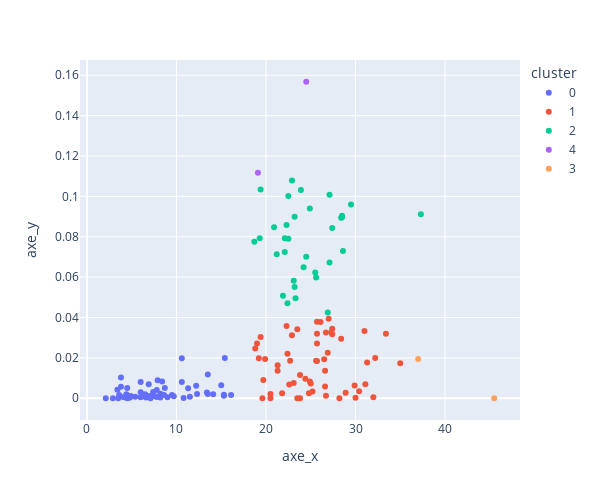

Notebook code cell kept with this figure:
### Markdown cell above
Apply the method to our datasets made of 2 variables ("Obesity" vs "Deaths")

### Code cell
# Mean-Shift
from sklearn.cluster import MeanShift, estimate_bandwidth


X  = fat_quantity_clean.loc[:, ['Obesity', 'Deaths']]
X_norm = scaler.fit_transform(X)

meanshift = MeanShift(bandwidth=1.001)
meanshift.fit_predict(X_norm)

df = pd.DataFrame(
    {
        'axe_x' : X['Obesity'],
        'axe_y' : X['Deaths'],
        'cluster' : meanshift.fit_predict(X_norm).astype(str)
    }
)

px.scatter(df, 
           x='axe_x',
           y='axe_y', 
           color="cluster",
           width=600,
           height=500)

### Figure 1 — Plotly figure (JSON) as saved in the notebook; plotly's stock layout.template omitted (floating-point values rounded to 4 significant figures)
{"data": [{"hovertemplate": "cluster=0<br>axe_x=%{x}<br>axe_y=%{y}<extra></extra>", "legendgroup": "0", "marker": {"color": "#636efa", "symbol": "circle"}, "mode": "markers", "name": "0", "orientation": "v", "showlegend": true, "type": "scatter", "x": [4.5, 6.8, 3.4, 8.2, 16.1, 4.5, 10.6, 3.5, 9.5, 6.3, 4.8, 6.6, 8.4, 9, 12.2, 13.5, 3.6, 13.4, 8.7, 9.7, 6.6, 8.2, 3.8, 6.9, 4.4, 6, 4.9, 15.4, 4.5, 13.5, 8.6, 4.5, 4.7, 15.3, 7.9, 7.1, 11.3, 11.5, 6, 15, 3.8, 4.7, 7.8, 7.8, 6, 4.8, 10.6, 7.4, 7.5, 5.4, 7.4, 10.8, 2.9, 7.1, 4.1, 7.1, 15.3, 2.1, 14.1, 6.5, 12.3], "xaxis": "x", "y": [0.005058, 0.001144, 0.004175, 0.0003604, 0.00164, 0.0003397, 0.01978, 0, 0.001666, 0.001304, 0.0006044, 0.000339, 0.008264, 0.0005081, 0.006174, 0.01178, 0.001574, 0.002824, 0.005089, 0.001052, 0.0006369, 0.002283, 0.01026, 0.006976, 0.002008, 0.002976, 0.001159, 0.0199, 0, 0.002054, 0.001641, 0.0009353, 0.0009775, 0.001278, 0.008872, 0.0009925, 0.004903, 0.0007905, 0.0004588, 0.006415, 0.005721, 0.000339, 0.0005807, 0.004031, 0.007991, 0.0004324, 0.008095, 0.00209, 0.0009402, 0.000702, 0.00309, 9.018e-05, 0, 0.0007972, 0.0004897, 3.516e-05, 0.001791, 3.638e-05, 0.002032, 0.001996, 0.002079], "yaxis": "y"}, {"hovertemplate": "cluster=1<br>axe_x=%{x}<br>axe_y=%{y}<extra></extra>", "legendgroup": "1", "marker": {"color": "#EF553B", "symbol": "circle"}, "mode": "markers", "name": "1", "orientation": "v", "showlegend": true, "type": "scatter", "x": [22.3, 26.6, 30.4, 19.9, 24.8, 26.6, 25.7, 26.7, 22.6, 21.3, 28.2, 26.9, 31.1, 22.7, 23.8, 30, 24.9, 25.7, 27.4, 18.8, 19.2, 20.5, 19.4, 23.1, 27.4, 26.7, 24.4, 33.4, 21.3, 25.7, 31.3, 28.4, 31, 19.6, 25.6, 32, 21.8, 25, 22.9, 19, 25.7, 23.8, 35, 23.5, 22.4, 20.5, 27, 26.5, 19.7, 27.3, 32.2, 26.1, 29.9, 28.9, 23.5, 25.2], "xaxis": "x", "y": [0.0358, 0.005882, 0.003526, 0.01945, 0.002439, 0.01358, 0.03788, 0.001214, 0.006794, 0.0163, 0, 0.02251, 0.006888, 0.01859, 0.01157, 0.0002232, 0.008338, 0.02717, 0.03446, 0.0246, 0.01982, 0.002052, 0.0303, 0.007609, 0.03173, 0.0326, 0.009719, 0.0319, 0.01363, 0.01851, 0.01773, 0.02953, 0.03333, 0, 0.01852, 0.0005013, 0.002456, 0.007295, 0.03123, 0.02717, 0.03193, 0, 0.01729, 0.03421, 0.02206, 0, 0.03933, 0.01934, 0.008985, 0.03273, 0.01988, 0.0378, 0.00632, 0.00269, 0, 0.003351], "yaxis": "y"}, {"hovertemplate": "cluster=2<br>axe_x=%{x}<br>axe_y=%{y}<extra></extra>", "legendgroup": "2", "marker": {"color": "#00cc96", "symbol": "circle"}, "mode": "markers", "name": "2", "orientation": "v", "showlegend": true, "type": "scatter", "x": [28.5, 20.9, 21.9, 22.4, 18.7, 19.4, 22.3, 27.4, 22.1, 27.1, 28.5, 19.3, 23.2, 23.3, 28.6, 25.5, 26.9, 22.9, 24.2, 28.4, 24.9, 23.1, 23.9, 22.5, 25.6, 23.2, 24.5, 22.5, 27.1, 22.1, 21.2, 29.5, 37.3], "xaxis": "x", "y": [0.09044, 0.08468, 0.05082, 0.04702, 0.07757, 0.1034, 0.08585, 0.08428, 0.07927, 0.06729, 0.08967, 0.07924, 0.08992, 0.0495, 0.073, 0.06233, 0.04249, 0.1078, 0.06487, 0.08944, 0.09405, 0.05821, 0.1032, 0.07896, 0.05984, 0.05509, 0.07013, 0.1002, 0.1008, 0.07241, 0.07128, 0.09604, 0.09109], "yaxis": "y"}, {"hovertemplate": "cluster=4<br>axe_x=%{x}<br>axe_y=%{y}<extra></extra>", "legendgroup": "4", "marker": {"color": "#ab63fa", "symbol": "circle"}, "mode": "markers", "name": "4", "orientation": "v", "showlegend": true, "type": "scatter", "x": [24.5, 19.1], "xaxis": "x", "y": [0.1568, 0.1117], "yaxis": "y"}, {"hovertemplate": "cluster=3<br>axe_x=%{x}<br>axe_y=%{y}<extra></extra>", "legendgroup": "3", "marker": {"color": "#FFA15A", "symbol": "circle"}, "mode": "markers", "name": "3", "orientation": "v", "showlegend": true, "type": "scatter", "x": [37, 45.5], "xaxis": "x", "y": [0.01944, 0], "yaxis": "y"}], "layout": {"height": 500, "legend": {"title": {"text": "cluster"}, "tracegroupgap": 0}, "margin": {"t": 60}, "width": 600, "xaxis": {"anchor": "y", "domain": [0, 1], "title": {"text": "axe_x"}}, "yaxis": {"anchor": "x", "domain": [0, 1], "title": {"text": "axe_y"}}}}
